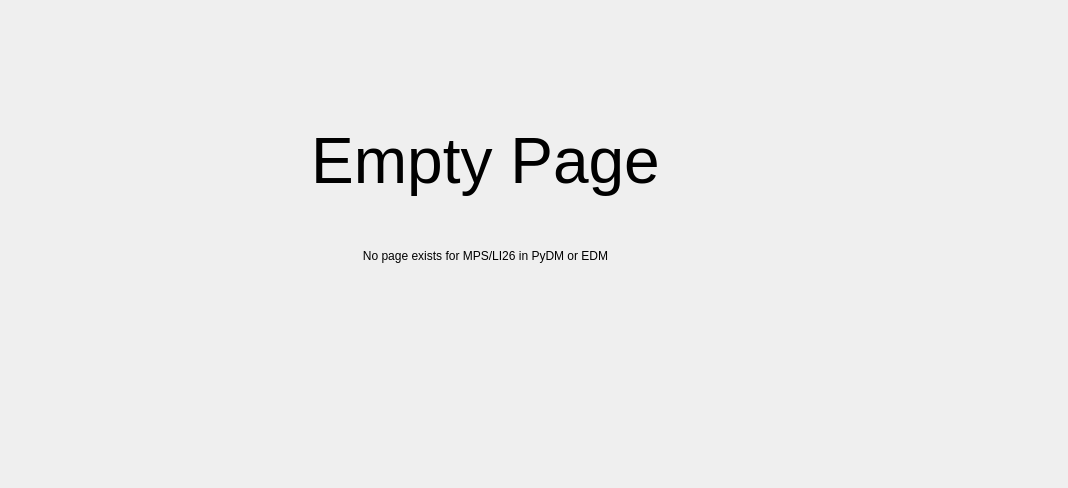
<?xml version="1.0" encoding="UTF-8"?>
<ui version="4.0">
 <class>Form</class>
 <widget class="QWidget" name="Form">
  <property name="geometry">
   <rect>
    <x>0</x>
    <y>0</y>
    <width>1068</width>
    <height>488</height>
   </rect>
  </property>
  <property name="windowTitle">
   <string>Form</string>
  </property>
  <widget class="PyDMDrawingRectangle" name="PyDMDrawingRectangle_8">
   <property name="geometry">
    <rect>
     <x>-50</x>
     <y>-10</y>
     <width>1100</width>
     <height>488</height>
    </rect>
   </property>
   <property name="toolTip">
    <string/>
   </property>
   <property name="styleSheet">
    <string notr="true"/>
   </property>
   <property name="brush" stdset="0">
    <brush brushstyle="SolidPattern">
     <color alpha="255">
      <red>193</red>
      <green>193</green>
      <blue>193</blue>
     </color>
    </brush>
   </property>
  </widget>
  <widget class="QLabel" name="label">
   <property name="geometry">
    <rect>
     <x>260</x>
     <y>100</y>
     <width>451</width>
     <height>121</height>
    </rect>
   </property>
   <property name="font">
    <font>
     <pointsize>48</pointsize>
    </font>
   </property>
   <property name="text">
    <string>Empty Page</string>
   </property>
   <property name="alignment">
    <set>Qt::AlignCenter</set>
   </property>
  </widget>
  <widget class="QLabel" name="label_2">
   <property name="geometry">
    <rect>
     <x>260</x>
     <y>240</y>
     <width>451</width>
     <height>31</height>
    </rect>
   </property>
   <property name="text">
    <string>No page exists for MPS/LI26 in PyDM or EDM</string>
   </property>
   <property name="alignment">
    <set>Qt::AlignCenter</set>
   </property>
  </widget>
 </widget>
 <customwidgets>
  <customwidget>
   <class>PyDMDrawingRectangle</class>
   <extends>QWidget</extends>
   <header>pydm.widgets.drawing</header>
  </customwidget>
 </customwidgets>
 <resources/>
 <connections/>
</ui>
